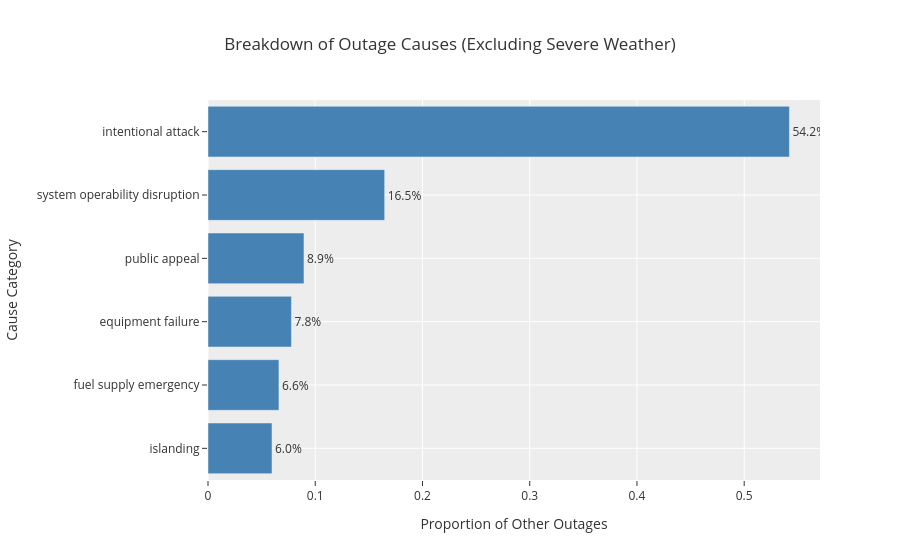

Write notebook code for a chart like this one.
### Markdown cell above
This section explores how outage durations differ depending on cause — specifically comparing *Severe Weather* events to all *Other Causes*. The goal is to check, visually, whether outages attributed to severe weather tend to last longer than those caused by other factors before formally testing it in Step 4.

### Code cell
others = outages_df[outages_df['CAUSE.CATEGORY'] != 'severe weather']
prop_other = others['CAUSE.CATEGORY'].value_counts(normalize=True).sort_values().reset_index()
prop_other.columns = ['Cause Category', 'Proportion']

fig = px.bar(prop_other, x='Proportion', y='Cause Category', orientation='h',
             text=prop_other['Proportion'].apply(lambda p: f'{p:.1%}'),
             title='Breakdown of Outage Causes (Excluding Severe Weather)')
fig.update_traces(marker_color='steelblue', textposition='outside')
fig.update_layout(xaxis_title='Proportion of Other Outages', yaxis_title='Cause Category',
                   yaxis=dict(categoryorder='total ascending'), template='ggplot2')
fig.write_html('assets/missingness_proportion.html', full_html=True, include_plotlyjs='cdn')
fig.show()

### Figure 1 — Plotly figure (JSON) as saved in the notebook; plotly's stock layout.template omitted (floating-point values rounded to 4 significant figures)
{"data": [{"hovertemplate": "Proportion=%{x}<br>Cause Category=%{y}<br>text=%{text}<extra></extra>", "legendgroup": "", "marker": {"color": "steelblue", "pattern": {"shape": ""}}, "name": "", "orientation": "h", "showlegend": false, "text": ["6.0%", "6.6%", "7.8%", "8.9%", "16.5%", "54.2%"], "textposition": "outside", "type": "bar", "x": [0.05966, 0.06615, 0.07782, 0.08949, 0.1647, 0.5422], "xaxis": "x", "y": ["islanding", "fuel supply emergency", "equipment failure", "public appeal", "system operability disruption", "intentional attack"], "yaxis": "y"}], "layout": {"barmode": "relative", "legend": {"tracegroupgap": 0}, "title": {"text": "Breakdown of Outage Causes (Excluding Severe Weather)"}, "xaxis": {"anchor": "y", "domain": [0.0, 1.0], "title": {"text": "Proportion of Other Outages"}}, "yaxis": {"anchor": "x", "categoryorder": "total ascending", "domain": [0.0, 1.0], "title": {"text": "Cause Category"}}}}
